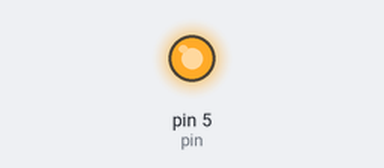
The sketch below on a simulated Arduino Uno, built with avr-gcc and run on an emulated ATmega328P. Shown: output pins drawn as LEDs (lit = HIGH).

Above: at 0.05 s.
Timing chart, 0 to 3.0 s (numbered marks = the images above):
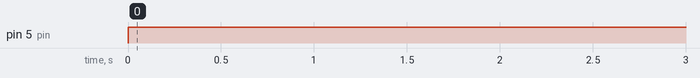

The sketch:

Blink.ino
```cpp
int pin = 5;
void setup() {
  pinMode(pin, OUTPUT);


}

void loop() {
  digitalWrite(pin, HIGH);  // Turn LED on
  delay(500);
  digitalWrite(pin, LOW);
}
```

Measured:
- by itself, pin 5 (pin): LOW → HIGH at 0.00 s
